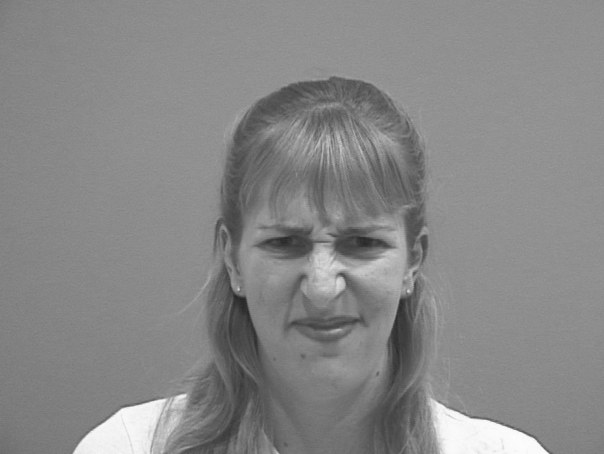
#> input picture data/CAFE-FACS-Orig/004_d2.pgm, 604 x 454 px
$ python mle.py
#> lines starting #> are read from the running program, lines starting #| are printed output that depends on the picture
import numpy as np
from PIL import Image
from copy import deepcopy

# Converts a pgm image into a numpy ndarray
def convertPgm(pgmImg):
#> called with pgmImg = '../data/CAFE-FACS-Orig/004_d2.pgm'
  im = Image.open(pgmImg)
#> im is the input picture: PIL image 604x454 L; min 38, max 252, mean 135.1
  width, height = im.size
#> width = 604; height = 454
  return np.asarray(im).reshape(width, height)
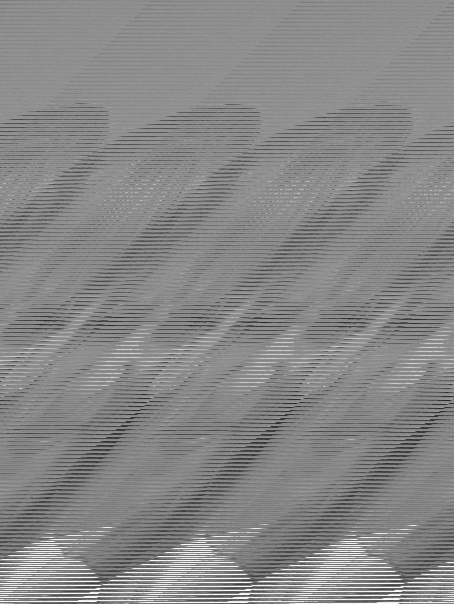
#> returned value: shape (604, 454); min 38, max 252, mean 135.1

# Subsample a numpy ndarray image by an integer factor
def subsample(im, factor):
  width, height = im.shape
  if (factor > width or factor > height):
    raise ValueError("Subsample factor is bigger than image dimensions")

  im = deepcopy(im)
  im = im[::factor, ::factor]
  return im

im = convertPgm("../data/CAFE-FACS-Orig/004_d2.pgm")
#> (the run stopped early here; a loop or call above may not have finished)

$ run again, with data/CAFE-FACS-Orig/007_d2.pgm copied over data/CAFE-FACS-Orig/004_d2.pgm
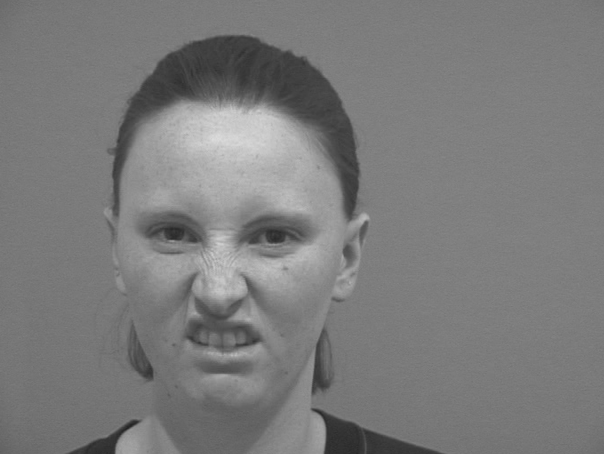
#> input picture data/CAFE-FACS-Orig/007_d2.pgm, 604 x 454 px
#> in convertPgm, im is the input picture: PIL image 604x454 L; min 35, max 220, mean 123.1
#> in convertPgm, `return np.asarray(im).reshape(width, height)`:
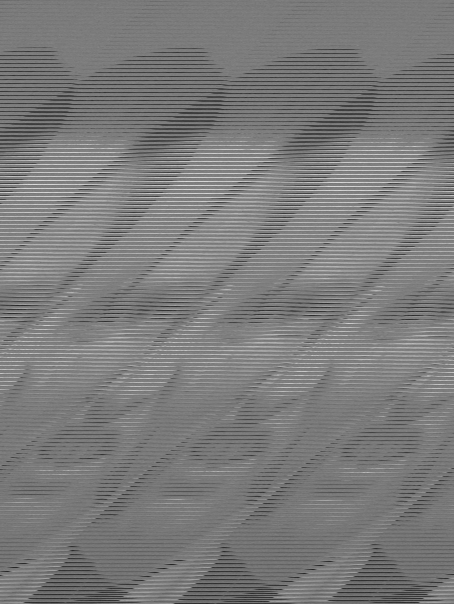
#> returned value: shape (604, 454); min 35, max 220, mean 123.1

$ run again, with data/CAFE-FACS-Orig/008_d2.pgm copied over data/CAFE-FACS-Orig/004_d2.pgm
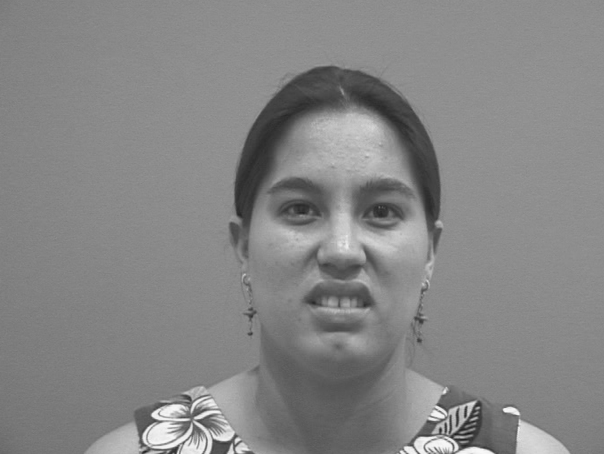
#> input picture data/CAFE-FACS-Orig/008_d2.pgm, 604 x 454 px
#> in convertPgm, im is the input picture: PIL image 604x454 L; min 25, max 248, mean 133.3
#> in convertPgm, `return np.asarray(im).reshape(width, height)`:
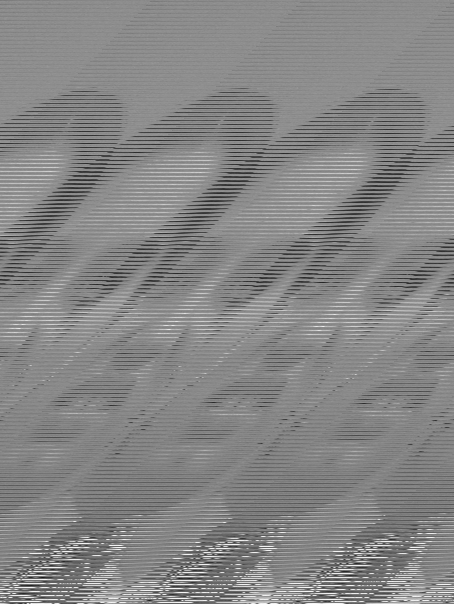
#> returned value: shape (604, 454); min 25, max 248, mean 133.3

$ run again, with data/CAFE-FACS-Orig/011_d1.pgm copied over data/CAFE-FACS-Orig/004_d2.pgm
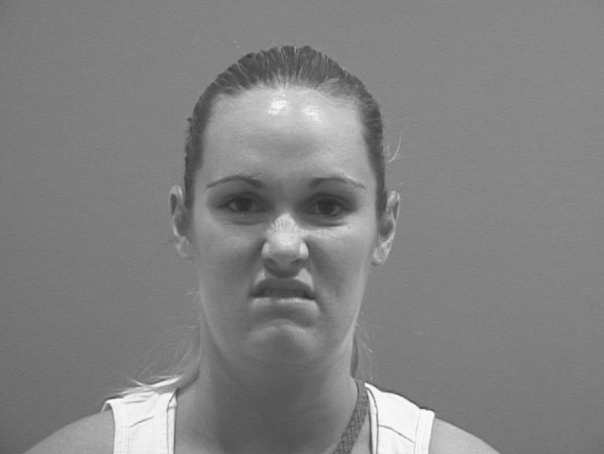
#> input picture data/CAFE-FACS-Orig/011_d1.pgm, 604 x 454 px
#> in convertPgm, im is the input picture: PIL image 604x454 L; min 40, max 249, mean 130
#> in convertPgm, `return np.asarray(im).reshape(width, height)`:
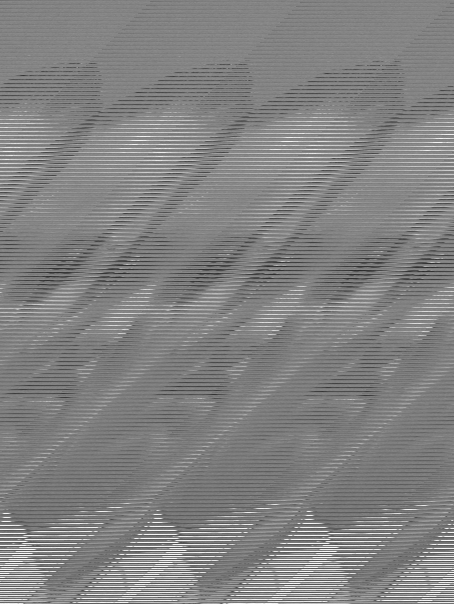
#> returned value: shape (604, 454); min 40, max 249, mean 130
